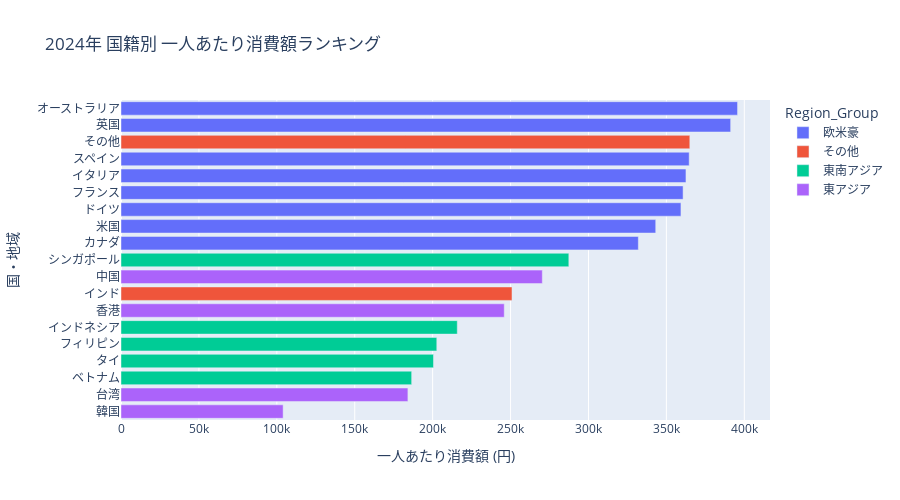

Here is the notebook cell this chart was saved with:
### Markdown cell above
### 2.  1人あたりの消費額の国籍別比較

最新年の各国の1人あたりの消費額（消費単価）を確認し、市場の「質」を評価する。

### Code cell
# 最新年の国籍別の1人あたりの消費額ランキング

df_latest_spend = df_market_potential_yearly[
    (df_market_potential_yearly['year'] == LATEST_YEAR) & 
    (df_market_potential_yearly['country'] != 'All Countries')
].sort_values('Avg_Total_Spend', ascending=False)

fig_spend_rank = px.bar(
    df_latest_spend,
    x='Avg_Total_Spend',
    y='country',
    orientation='h',
    color='Region_Group',
    title=f'{LATEST_YEAR}年 国籍別 1人あたりの消費額（消費単価）ランキング',
    labels={'Avg_Total_Spend': '1人あたりの消費額 (円)', 'country': '国・地域'},
)
fig_spend_rank.update_layout(yaxis={'categoryorder':'total ascending'}, height=500)
fig_spend_rank.show()

### Figure 1 — Plotly figure (JSON) as saved in the notebook; plotly's stock layout.template omitted (floating-point values rounded to 4 significant figures)
{"data": [{"hovertemplate": "Region_Group=欧米豪<br>一人あたり消費額 (円)=%{x}<br>国・地域=%{y}<extra></extra>", "legendgroup": "欧米豪", "marker": {"color": "#636efa", "pattern": {"shape": ""}}, "name": "欧米豪", "orientation": "h", "showlegend": true, "textposition": "auto", "type": "bar", "x": [395700.0, 391200.0, 364600.0, 362600.0, 360700.0, 359300.0, 343200.0, 332000.0], "xaxis": "x", "y": ["オーストラリア", "英国", "スペイン", "イタリア", "フランス", "ドイツ", "米国", "カナダ"], "yaxis": "y"}, {"hovertemplate": "Region_Group=その他<br>一人あたり消費額 (円)=%{x}<br>国・地域=%{y}<extra></extra>", "legendgroup": "その他", "marker": {"color": "#EF553B", "pattern": {"shape": ""}}, "name": "その他", "orientation": "h", "showlegend": true, "textposition": "auto", "type": "bar", "x": [365000.0, 250900.0], "xaxis": "x", "y": ["その他", "インド"], "yaxis": "y"}, {"hovertemplate": "Region_Group=東南アジア<br>一人あたり消費額 (円)=%{x}<br>国・地域=%{y}<extra></extra>", "legendgroup": "東南アジア", "marker": {"color": "#00cc96", "pattern": {"shape": ""}}, "name": "東南アジア", "orientation": "h", "showlegend": true, "textposition": "auto", "type": "bar", "x": [287400.0, 215800.0, 202700.0, 200500.0, 186500.0], "xaxis": "x", "y": ["シンガポール", "インドネシア", "フィリピン", "タイ", "ベトナム"], "yaxis": "y"}, {"hovertemplate": "Region_Group=東アジア<br>一人あたり消費額 (円)=%{x}<br>国・地域=%{y}<extra></extra>", "legendgroup": "東アジア", "marker": {"color": "#ab63fa", "pattern": {"shape": ""}}, "name": "東アジア", "orientation": "h", "showlegend": true, "textposition": "auto", "type": "bar", "x": [270400.0, 246000.0, 184100.0, 104000.0], "xaxis": "x", "y": ["中国", "香港", "台湾", "韓国"], "yaxis": "y"}], "layout": {"barmode": "relative", "height": 500, "legend": {"title": {"text": "Region_Group"}, "tracegroupgap": 0}, "title": {"text": "2024年 国籍別 一人あたり消費額ランキング"}, "xaxis": {"anchor": "y", "domain": [0, 1], "title": {"text": "一人あたり消費額 (円)"}}, "yaxis": {"anchor": "x", "categoryorder": "total ascending", "domain": [0, 1], "title": {"text": "国・地域"}}}}
